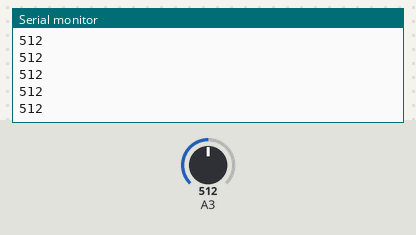
Bench run of a sketch on a simulated Arduino Uno, built with avr-gcc and run on an emulated ATmega328P. Shown: the last lines printed to the serial monitor. The test bench sets the inputs (shaded band); at power-on: A3 = 512.

Above: at 1.2 s.
1.3 s: A3 set to 716
At 1.56 s:
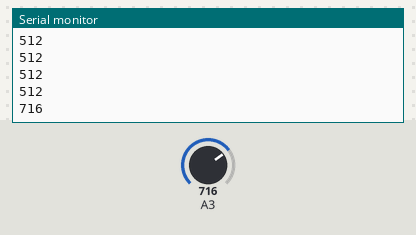
2.8 s: A3 set to 900
At 2.96 s:
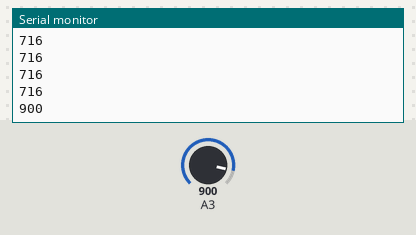
Timing chart, 0 to 5.8 s (numbered marks = the images above; inputs shaded):
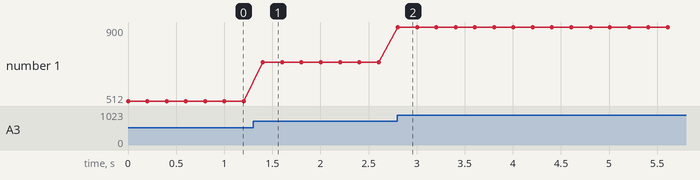

Measured:
- after the input at 1.3 s, the serial monitor: prints a new line after 0.10 s (image 1)
- after the input at 2.8 s, the serial monitor: prints a new line at once (image 2)
- plotted number 1: 512 → 716 after the input at 1.3 s, 716 → 900 after the input at 2.8 s

The sketch:

lightsensor.ino
```cpp
int lightLevel;

void setup()
{
  Serial.begin(38400);
}

void loop()
{
  lightLevel = analogRead(A3);
  Serial.println(lightLevel, DEC);
  delay(200);
}
```
